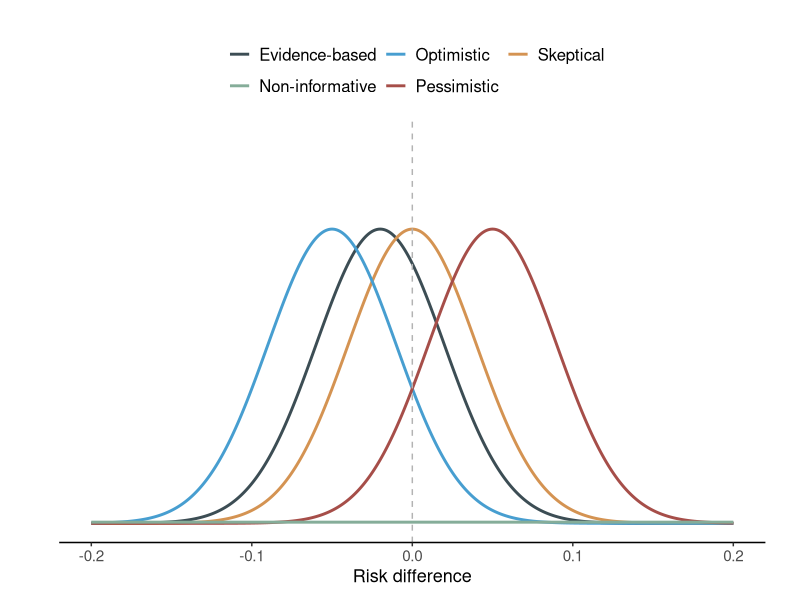

Write R code to recreate this figure.
## ---- chunk 1
knitr::opts_chunk$set(echo = TRUE, fig.pos = "H", out.extra = "")

# https://bookdown.org/yihui/rmarkdown-cookbook/figure-placement.html
## ---- chunk 2
library(here)
library(tidyverse)
library(cowplot)
library(patchwork)
library(kableExtra)
library(ggtext)
## ---- chunk 3
#Skeptical prior parameters

mean_data_prior = -0.02 # Prior ARD mean
sd_data_prior = 0.04 # Prior SD

#Skeptical prior parameters
mean_skeptical_prior = 0 # Prior ARD mean
sd_skeptical_prior = sd_data_prior # Prior SD

#Optimistic prior parameters

mean_optimistic_prior = -0.05   # Prior ARD mean
sd_optimistic_prior = sd_data_prior # Prior SD

#Pessimistic prior parameters

mean_pessimistic_prior = 0.05  # Prior ARD mean
sd_pessimistic_prior = sd_data_prior # Prior SD

#Non-informative prior parameters

mean_noninformative_prior = 0  # Prior ARD mean
sd_noninformative_prior = 10 # Prior SD

## ---- chunk 4
priors = tibble(
  
  "Prior Belief" = c("Evidence-based",
                     "Skeptical",
                     "Optimistic",
                     "Pessimistic",
                     "Non-informative"),
  
  "Mean RD"= c(mean_data_prior,
                mean_skeptical_prior,
                mean_optimistic_prior,
                mean_pessimistic_prior,
                mean_noninformative_prior),
  
  "SD of RD" = c(round(sd_data_prior,2),
                  round(sd_skeptical_prior,2),
                  round(sd_optimistic_prior,2),
                  round(sd_pessimistic_prior,2),
                  round(sd_noninformative_prior,2)),
  
  "Pr(< 0)" = c(round(pnorm(0,mean_data_prior,sd_data_prior),2),
                round(pnorm(0,mean_skeptical_prior,sd_skeptical_prior),2),
                round(pnorm(0,mean_optimistic_prior,sd_optimistic_prior),2),
                round(pnorm(0,mean_pessimistic_prior,sd_pessimistic_prior),2),
                round(pnorm(0,mean_noninformative_prior,sd_noninformative_prior),2)),
  
  "Pr(< -0.05)" = c(round(pnorm(-.05,mean_data_prior,sd_data_prior),2),
                    round(pnorm(-.05,mean_skeptical_prior,sd_skeptical_prior),2),
                    round(pnorm(-.05,mean_optimistic_prior,sd_optimistic_prior),2),
                    round(pnorm(-.05,mean_pessimistic_prior,sd_pessimistic_prior),2),
                    round(pnorm(-.05,mean_noninformative_prior,sd_noninformative_prior),2)),
  
  "Pr(< -0.10)" = c(round(pnorm(-.1,mean_data_prior,sd_data_prior),2),
                    round(pnorm(-.1,mean_skeptical_prior,sd_skeptical_prior),2),
                    round(pnorm(-.1,mean_optimistic_prior,sd_optimistic_prior),2),
                    round(pnorm(-.1,mean_pessimistic_prior,sd_pessimistic_prior),2),
                    round(pnorm(-.1,mean_noninformative_prior,sd_noninformative_prior),2)),
)

priors_table =
  priors %>% 
  kbl(caption = "Parameters of priors",
      booktabs = T, align = 'c') %>% 
  kable_styling(latex_options = "striped")  %>% 
  add_header_above(c(" " = 3, "Probability of Treatment Effect" = 3)) %>% 
  footnote(general = "SD = Standard Deviation; RD = Risk Difference")
  
## ---- chunk 5
priors_table
## ---- chunk 6

#### Data plot

pal = c("Evidence-based" = "#3C4D54",   
        "Skeptical" = "#D49352", 
        "Optimistic" = "#479ED0",
        "Pessimistic" = "#A64E49",
        "Non-informative" = "#85AD99") 

plot_prior = ggplot(data = data.frame(x = c(-0.2, 0.2)), aes(x)) +
  
  stat_function(fun = dnorm, n = 1000,
                args = list(mean = mean_data_prior,
                            sd = sd_data_prior), aes(colour = "Evidence-based"),
                linetype = 1, size = 1) + 
  
  stat_function(fun = dnorm, n = 1000,
                args = list(mean = mean_skeptical_prior,
                            sd = sd_skeptical_prior), aes(colour = "Skeptical"),
                linetype = 1, size = 1) + 
    
  stat_function(fun = dnorm, n = 1000,
                 args = list(mean = mean_optimistic_prior,
                            sd = sd_optimistic_prior), aes(colour = "Optimistic"),
                linetype = 1, size = 1) +
  
  stat_function(fun = dnorm, n = 1000,
                args = list(mean = mean_pessimistic_prior,
                            sd = sd_pessimistic_prior), aes(colour = "Pessimistic"),
                linetype = 1, size = 1) +
    
  stat_function(fun = dnorm, n = 1000,
                 args = list(mean =mean_noninformative_prior,
                            sd = sd_noninformative_prior), aes(colour = "Non-informative"),
                linetype = 1, size = 1) + 
  geom_vline(xintercept = 0, color="grey70", linetype = 2) +
  
  scale_colour_manual("",values = pal) +   # legend
  guides(col = guide_legend(nrow = 2)) +   # to split legend in two rows https://ggplot2.tidyverse.org/reference/guide_legend.html
  labs(x="Risk difference", y = "") +
  
  scale_x_continuous(breaks=seq(from = -0.2, to = 0.2, 0.1)) +
  scale_y_continuous(limits=c(0, 13)) +
  
  theme_classic() +
  theme(axis.line.y=element_blank(),
        axis.title = element_text(size = 13),
        axis.text.y=element_blank(),
        axis.text.x = element_text(size = 11),
        axis.ticks.y=element_blank(),
        plot.title = element_text(hjust = 0.5),
        legend.title = element_text(size = 12),
        legend.text = element_text(size = 12),
        legend.position = "top",
        plot.margin = margin(25,25,10,25)) +
  
  coord_cartesian(expand = T, clip = 'off')


plot_prior
